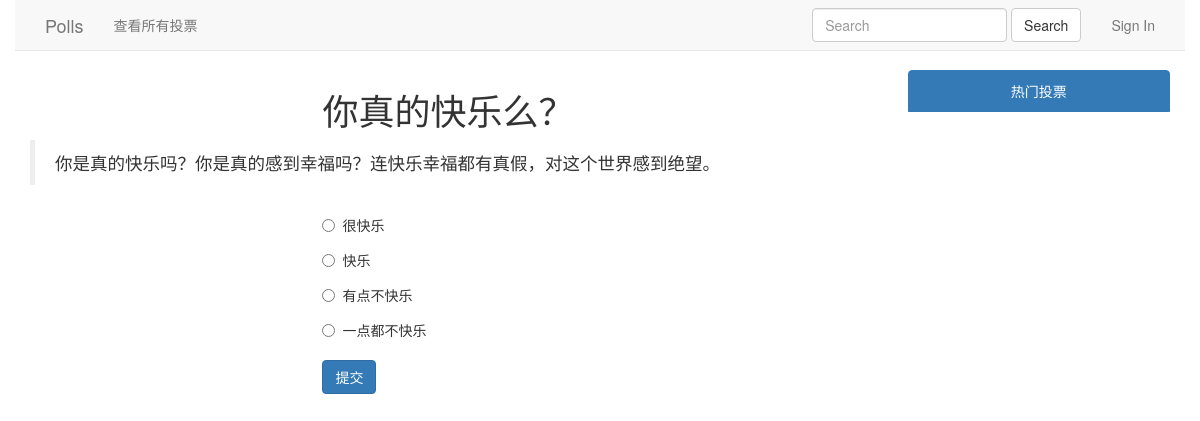
Screenshot of /polls/vote/5 with the database file from the repository.
### polls/models.py (models this page shows, shortened)
@python_2_unicode_compatible
class Question(models.Model):
    DISACTIVE = 0
    ACTIVE = 1
    QUESTION_STATUS_CHOICES = (
        (DISACTIVE, '已停用'),
        (ACTIVE, '正常'),
    )
    question_text = models.CharField(max_length=200, verbose_name='问题内容')
    desc_text = models.TextField(max_length=500, verbose_name='调查描述', default='', blank=True)
    pub_date = models.DateTimeField('发布时间')
    img = models.ImageField(upload_to=getImageStorePath, default='', verbose_name='图片地址', blank=True)
    status = models.IntegerField(default=1, choices=QUESTION_STATUS_CHOICES, verbose_name='状态')
    objects = models.Manager()
    q_objects = QuestionManager()
    class Meta:
        verbose_name = '投票问题'
        verbose_name_plural = '投票问题'

@python_2_unicode_compatible
class Choice(models.Model):
    question = models.ForeignKey(Question, on_delete=models.CASCADE)
    choice_text = models.CharField(max_length=200, verbose_name='选项内容')
    votes = models.IntegerField(default=0, verbose_name='投票数')
    class Meta:
        verbose_name = '投票选项'
        verbose_name_plural = '投票选项'

### polls/views.py (the view)
# urls.py: url(r'^vote/(?P<question_id>[0-9]+)$', views.vote, name='vote'),
@require_http_methods(['GET'])
def vote(request, question_id):
    question = get_object_or_404(Question, pk=question_id)
    return render(request, "vote.html", {
        'question': question
    })

### polls/templates/vote.html (shortened to what this page needs)
{% extends 'base.html' %}
{% block content %}
    {% if question %}
        <div class="row">
            <div class="col-md-4 col-md-offset-4">
                <h1>{{ question.question_text }}</h1>
            </div>
            <div class="col-md-12">
                <blockquote>
                    <p>{{ question.desc_text }}</p>
                </blockquote>
            </div>
            <div class="col-md-4 col-md-offset-4">
                <form action="{% url 'polls:savevote' %}" method="POST">
                        {% for choice in question.choice_set.all %}
                            <div class="radio">
                                <label>
                                    <input type="radio" name="choice_id" value="{{ choice.id }}">
                                    <p>{{ choice.choice_text }}</p>
                                </label>
                            </div>
                        {% endfor %}
                    <button type="submit" class="btn btn-primary">提交</button>
                </form>
            </div>
        </div>
    {% else %}
        <h3>暂无最新投票</h3>
    {% endif %}
{% endblock %}

### rows the page displays
Question: question_text "你真的快乐么？", desc_text "你是真的快乐吗？你是真的感到幸福吗？连快乐幸福都有真假，对这个世界感到绝望。"
Choice: choice_text "很快乐"
Choice: choice_text "快乐"
Choice: choice_text "有点不快乐"
Choice: choice_text "一点都不快乐"
